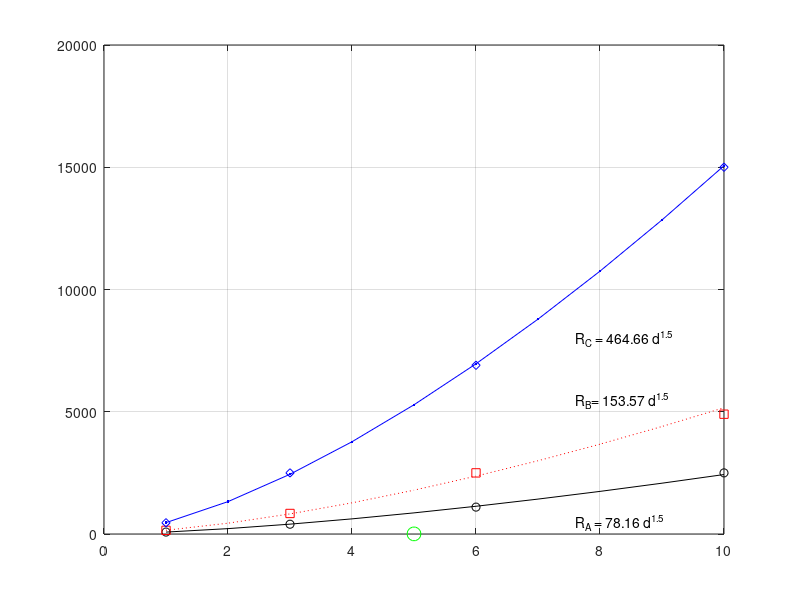

MATLAB code for this plot:
clc
clear
close all

%enter data provided
d = [1 3 6 10]; %distance d [m]
ra = [79 400 1100 2500]; %resistance [ohms]
rb = [150 840 2500 4900]; %resistance [ohms]
rc = [460 2500 6900 15000]; %resistance [ohms]

%plotting
figure('color', 'w')
plot(d, ra, 'ko', d, rb, 'rs', d, rc, 'bd');
grid

%determine power model parameters
rafit = polyfit(log10(d), log10(ra), 1);
rbfit = polyfit(log10(d), log10(rb), 1);
rcfit = polyfit(log10(d), log10(rc), 1);

%calculate trendlines
d_th = [1:10];

%b*x^m
rapf = 10^rafit(2)*d_th.^rafit(1);
rbpf = 10^rbfit(2)*d_th.^rbfit(1);
rcpf = 10^rcfit(2)*d_th.^rcfit(1);

%add trendlines to graph
hold on
plot(d_th, rapf, 'k-', d_th, rbpf, 'r:', d_th, rcpf, 'b.-');

%add text boxes to graph
te1 = sprintf('R_A = %0.2f d^{%0.1f}', 10^rafit(2), rafit(1));
te2 = sprintf('R_B= %0.2f d^{%0.1f}', 10^rbfit(2), rbfit(1));
te3 = sprintf('R_C = %0.2f d^{%0.1f}', 10^rcfit(2), rcfit(1));
text(7.6, 500, te1)
text(7.6, 5500, te2)
text(7.6, 8000, te3)

%are my experimental data points on, above, or below my trendline (underestimated or overestimated)

%(1) the experimental data x, y coordinates
%(2) take the ex value and calculate the corresponding y value on the trendline
%we then compare the experimental y data value with the trendline y value

x = d(3);
y_experimental = rb(3);
y_trendline = 10^rbfit(2)*x^rbfit(1);

if y_experimental > y_trendline
  fprintf('Experimental data point is above trendline\n');
elseif y_experimental < y_trendline
  fprintf('Experimental data point is below trendline\n');
else
  fprintf('Experimental data point is on the trend line\n');
end

%is a user-defined point between the lines ra and rb
x_in = input('Enter the x value: ');
y_in = input('Enter the y value: ');

y_trendline_ra = 10^rafit(2)*x_in^(rafit(1));
y_trendline_rb = 10^rbfit(2)*x_in^(rbfit(1));

if y_in <= y_trendline_rb && y_in >= y_trendline_ra
  fprintf('Experimental data point is on or between the two trend lines\n');
elseif y_in < y_trendline_ra
  fprintf('Experimental data point is below trendline ra\n');
else
  fprintf('Data point is above trendline rb\n');
end

hold on
plot(x_in, y_in, 'og', 'MarkerSize', 10);
